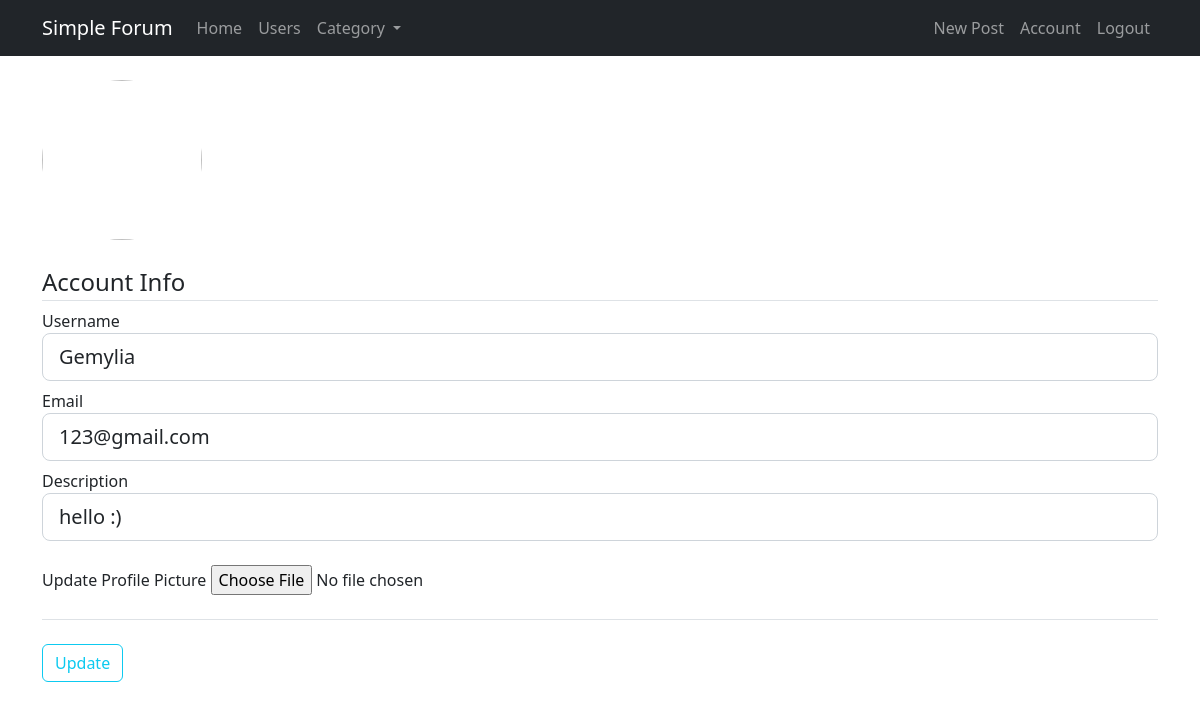
Page /account (signed in) on the committed database.
### models.py (models this page shows, shortened)
class User(db.Model, UserMixin):
    id = db.Column(db.Integer, primary_key=True)
    username = db.Column(db.String(20), unique=True, nullable=False)
    email = db.Column(db.String(100), unique=True, nullable=False)
    password = db.Column(db.String(20), nullable=False)
    prof_pic = db.Column(db.String(60), nullable=False, default='default.png')
    date_created = db.Column(db.DateTime, nullable=False,
                             default=datetime.utcnow)
    description = db.Column(db.String(80), nullable=True, default='')
    role = db.Column(db.String(10), nullable=False, default='member')
    posts = db.relationship('Post', backref='user_post', lazy=True)
    comments = db.relationship('Comment', backref='user_comment', lazy=True)

### routes.py (the view)
@app.route("/account", methods=['GET', 'POST'])
@login_required
def account():
    form = UpdateAccountForm()
    if form.validate_on_submit():
        if form.image.data:
            image_file = save_image(form.image.data)
            current_user.prof_pic = image_file
        current_user.username = form.username.data
        current_user.email = form.email.data
        current_user.description = form.description.data
        db.session.commit()
        flash('Your account has been updated!', 'success')
        return redirect(url_for('account'))
    elif request.method == 'GET':
        form.username.data = current_user.username
        form.email.data = current_user.email
        form.description.data = current_user.description
    image_file = url_for('static',
                         filename='prof_pics/' + current_user.prof_pic)
    return render_template('account.html', title='Account',
                           image_file=image_file, form=form)

### forms.py (shortened to what this page needs)
class UpdateAccountForm(FlaskForm):
    username = StringField('Username',
                           validators=[DataRequired(), Length(min=6, max=20)])
    email = StringField('Email',
                        validators=[DataRequired(), Email()])
    image = FileField('Update Profile Picture',
                      validators=[FileAllowed(['png', 'jpg'])])
    description = StringField('Description',
                              validators=[Length(min=0, max=80)])
    submit = SubmitField('Update')

### models.py (called while the page is built)
@login_manager.user_loader
def load_user(user_id):
    return User.query.get(int(user_id))

### templates/account.html (shortened to what this page needs)
{% extends "layout.html" %}
{% block content %}
    <div class="container">
        <img class="rounded-circle account-img mt-4" src="{{ image_file }}">
        <form method="POST" action="" enctype="multipart/form-data">
            <fieldset class="form-group">
                <legend class="border-bottom mt-4">Account Info</legend>
                <div class="form-group mt-2">
                    {{ form.username.label(class="form-control-label") }}
                    {% if form.username.errors %}
                        {{ form.username(class="form-control form-control-lg is-invalid") }}
                        <div class="invalid-feedback">
                            {% for error in form.username.errors %}
                                <span>{{ error }}</span>
                            {% endfor %}
                        </div>
                    {% else %}
                        {{ form.username(class="form-control form-control-lg") }}
                    {% endif %}
                </div>
                <div class="form-group mt-2">
                    {{ form.email.label(class="form-control-label") }}
                    {% if form.email.errors %}
                        {{ form.email(class="form-control form-control-lg is-invalid") }}
                        <div class="invalid-feedback">
                            {% for error in form.email.errors %}
                                <span>{{ error }}</span>
                            {% endfor %}
                        </div>
                    {% else %}
                        {{ form.email(class="form-control form-control-lg") }}
                    {% endif %}
                </div>
                <div class="form-group mt-2">
                    {{ form.description.label(class="form-control-label") }}
                    {% if form.description.errors %}
                        {{ form.description(class="form-control form-control-lg is-invalid") }}
                        <div class="invalid-feedback">
                            {% for error in form.description.errors %}
                                <span>{{ error }}</span>
                            {% endfor %}
                        </div>
                    {% else %}
                        {{ form.description(class="form-control form-control-lg") }}
                    {% endif %}
                </div>
                <div class="form-group border-bottom mt-4 pb-4">
                    {{ form.image.label() }}
                    {{ form.image(class="form-control-file") }}
                </div>
            </fieldset>
            <div class="form-group mt-4">
                {{ form.submit(class="btn btn-outline-info") }}
            </div>
        </form>
    </div>
{% endblock content %}

### static/style.css (style rules this page uses)
.account-img { width: 10em; height: 10em; overflow: hidden; }

### rows in the picture
User: username "Gemylia", email "123@gmail.com", description "hello :)"
